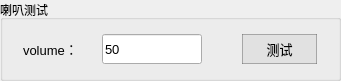
       <widget class="QGroupBox" name="groupBox_8">
        <property name="geometry">
         <rect>
          <x>20</x>
          <y>510</y>
          <width>341</width>
          <height>81</height>
         </rect>
        </property>
        <property name="title">
         <string>喇叭测试</string>
        </property>
        <layout class="QGridLayout" name="gridLayout_7">
         <property name="leftMargin">
          <number>20</number>
         </property>
         <property name="rightMargin">
          <number>21</number>
         </property>
         <item row="1" column="1">
          <layout class="QHBoxLayout" name="horizontalLayout_45">
           <property name="spacing">
            <number>24</number>
           </property>
           <item>
            <layout class="QHBoxLayout" name="horizontalLayout_17">
             <item>
              <widget class="QLabel" name="label_volume_A">
               <property name="minimumSize">
                <size>
                 <width>0</width>
                 <height>30</height>
                </size>
               </property>
               <property name="font">
                <font>
                 <pointsize>10</pointsize>
                </font>
               </property>
               <property name="text">
                <string>volume：</string>
               </property>
              </widget>
             </item>
             <item>
              <widget class="QLineEdit" name="lineEdit_volume_A">
               <property name="minimumSize">
                <size>
                 <width>80</width>
                 <height>30</height>
                </size>
               </property>
               <property name="font">
                <font>
                 <pointsize>10</pointsize>
                </font>
               </property>
               <property name="text">
                <string>50</string>
               </property>
               <property name="placeholderText">
                <string>0~100</string>
               </property>
              </widget>
             </item>
            </layout>
           </item>
           <item>
            <spacer name="horizontalSpacer_3">
             <property name="orientation">
              <enum>Qt::Horizontal</enum>
             </property>
             <property name="sizeHint" stdset="0">
              <size>
               <width>40</width>
               <height>20</height>
              </size>
             </property>
            </spacer>
           </item>
           <item>
            <layout class="QHBoxLayout" name="horizontalLayout_46">
             <item>
              <widget class="QPushButton" name="button_volumeTest_A">
               <property name="minimumSize">
                <size>
                 <width>75</width>
                 <height>30</height>
                </size>
               </property>
               <property name="font">
                <font>
                 <pointsize>10</pointsize>
                </font>
               </property>
               <property name="styleSheet">
                <string notr="true">QPushButton{
	border-style:solid;
	border-width:1px;
	color: rgb(0, 0, 0);
	background-color: rgba(225, 225, 225);
	border-color:rgba(100, 100, 100, 120);
}

QPushButton:hover{
	color:rgba(0,0,0,200);
	background-color:rgb(240, 248, 248);
	border-color: rgb(0, 150, 250);
}

QPushButton:pressed{
	border-style:inset;
	color:rgba(0,0,0,150);
	background-color: rgba(225, 225, 225);
	border-color: rgba(0, 163, 245);
}</string>
               </property>
               <property name="text">
                <string>测试</string>
               </property>
              </widget>
             </item>
            </layout>
           </item>
          </layout>
         </item>
        </layout>
       </widget>
